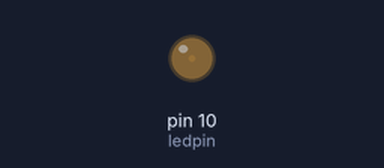
Simulated run of this sketch. Board: Arduino Uno, built with avr-gcc and run on an emulated ATmega328P. Parts: output pins drawn as LEDs (lit = HIGH).

Above: at 0.05 s.
At 0.95 s:
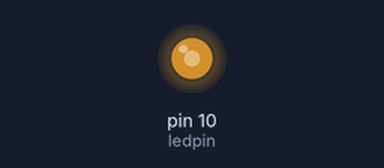
At 1.4 s:
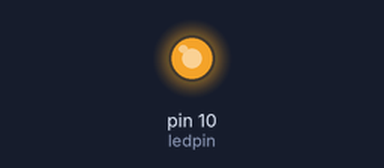
At 2.75 s:
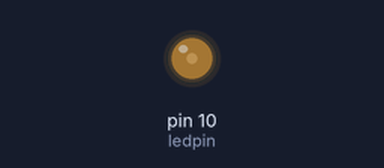
Timing chart, 0 to 7.2 s (numbered marks = the images above):
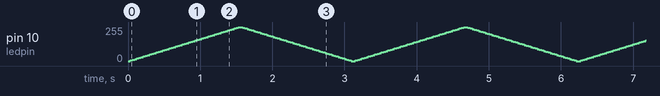

The sketch:

Analog_Input_Output_analogWrite_MK2.ino
```cpp
/*
analogWrite

analogWrite(pin, value);

name of function = analogWrite
parameters = pin numbers and PWM value
values on analog ranges from 0 - 255
analog pin numbers = 3, 5, 6, 9, 10, 11 - all pins except 5 & 6 support 490HZ (5 & 6: support 980HZ)

the analog write function generates a square wave of a specified duty cycle on that specified pin.

The majour purpose of using analogWrite is to control the brightness of LED or to control the speed of a motor.
a square wave has 2 values of either ON or OFF.  The time for which it is on or off is varied.

PWM = Pulse width modulation = the amount of time the signal is on

duty cycles
0%, = analogWrite(0)
25% (1/4)on 3/4 off, = analogWrite(64)
50% (1/2)on (1/2)off, = analogWrite(127)
75% (3/4)on (1/4 off), = analogWrite(191)
100%, = analogWrite(255)

duty cycles = is the fraction of width which the signal was on
pulse width modulation is a technique for getting analog results with digital means
digital control is used to create a square wave which is a signal switched between on and off.
this on and off cycle takes place really fast.
this on off pattern can simulate voltage in between full on and full off by changing the portion of time the signal spends on versus the time that signal spends off

PWM frequency, changing the frequaency of the signal will not change the duty cycle of the signal


*/


// C++ code
//


int ledpin = 10;	//LED connected to digital pin 10
void setup()
{
  // nothing happens in setup
}

void loop()
{
  // fade in from min to max in increments of 5 points:
  for(int fadeValue = 0; fadeValue <= 255; fadeValue +=5){
  // sets the value (range from 0 to 255)
  analogWrite(ledpin, fadeValue);
  // Wait for 30 millisecond(s) to see the dimming effect
  delay(30);
  }

  // fade in from max to min in increments of 5 points:
  for(int fadeValue = 255; fadeValue >= 0; fadeValue -=5){
  // sets the value (range from 0 to 255)
  analogWrite(ledpin, fadeValue);
  // Wait for 30 millisecond(s) to see the dimming effect
  delay(30);
  }
}
// fadeValue = fadeValue +5;
// fadeValue = fadeValue -5;
```
